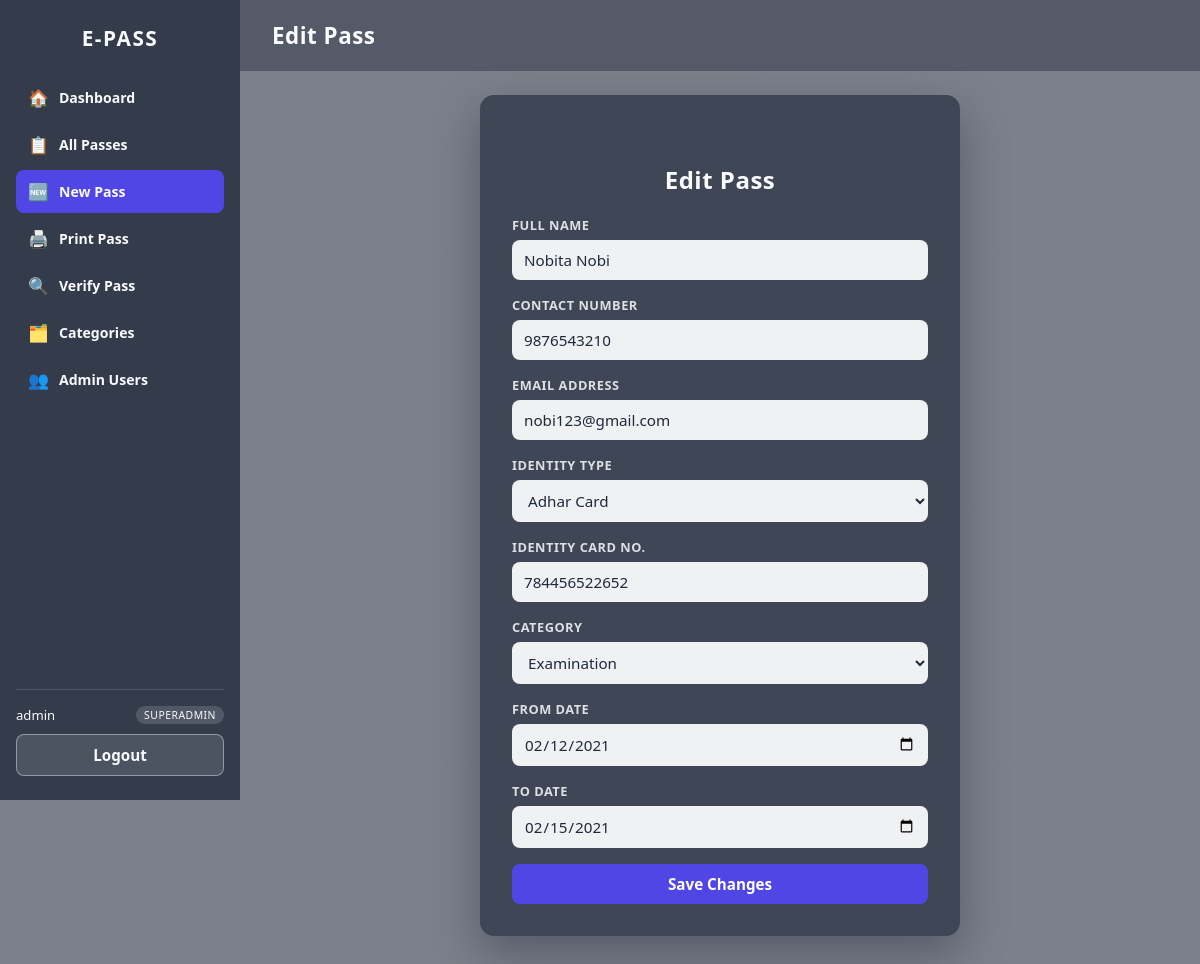
/Dashboard/NewPass.php?id=24 (signed in), run on the app's committed database.
### tables this page shows
CREATE TABLE `tblpass` (
  `ID` int(11) NOT NULL AUTO_INCREMENT,
  `PassNumber` int(10) NOT NULL,
  `Name` varchar(50) NOT NULL,
  `Mobile` varchar(15) NOT NULL,
  `email` varchar(80) NOT NULL,
  `IdentityType` varchar(50) NOT NULL,
  `IdentityCardNo` varchar(50) NOT NULL,
  `Category` varchar(50) NOT NULL,
  `FromDate` date NOT NULL,
  `ToDate` date NOT NULL,
  `Status` enum('active','revoked') NOT NULL DEFAULT 'active',
  `CreatedBy` int(11) DEFAULT NULL,
  `CreatedAt` timestamp NOT NULL DEFAULT CURRENT_TIMESTAMP,
  PRIMARY KEY (`ID`),
  UNIQUE KEY `uniq_pass_number` (`PassNumber`),
  KEY `idx_pass_mobile` (`Mobile`),
  KEY `idx_pass_status` (`Status`),
  CONSTRAINT `fk_pass_created_by` FOREIGN KEY (`CreatedBy`) REFERENCES `login` (`ID`) ON DELETE SET NULL
);

CREATE TABLE `tblcategory` (
  `ID` int(11) NOT NULL AUTO_INCREMENT,
  `CategoryName` varchar(50) NOT NULL,
  `CreationDate` timestamp NOT NULL DEFAULT CURRENT_TIMESTAMP,
  PRIMARY KEY (`ID`),
  UNIQUE KEY `uniq_category_name` (`CategoryName`)
);

### includes/helpers.php (called while the page is built, shortened)
<?php
function e(?string $value): string
{
    return htmlspecialchars($value ?? '', ENT_QUOTES, 'UTF-8');
}

### includes/auth.php (called while the page is built, shortened)
<?php
function requireLogin(string $redirectTo = '../index.php'): array
{
    return currentAdmin($redirectTo);
}
function currentAdmin(string $redirectTo = '../index.php'): array
{
    global $pdo;
    $stmt = $pdo->prepare("SELECT * FROM login WHERE ID = ? AND Status = 'active' LIMIT 1");
    $stmt->execute([$_SESSION['uid']]);
    $row = $stmt->fetch();
    $admin = $row;
    return $admin;
}

### Dashboard/NewPass.php (the view, shortened to what this page needs)
<?php
require_once __DIR__ . '/../includes/bootstrap.php';
$admin = requireLogin();
$editId = isset($_GET['id']) ? (int) $_GET['id'] : 0;
$pass = null;
if ($editId) {
    $stmt = $pdo->prepare('SELECT * FROM tblpass WHERE ID = ?');
    $stmt->execute([$editId]);
    $pass = $stmt->fetch();
}
$form = $pass ?: [
    'Name' => '', 'Mobile' => '', 'email' => '', 'IdentityType' => '', 'IdentityCardNo' => '',
    'Category' => '', 'FromDate' => '', 'ToDate' => '',
];
$categories = $pdo->query('SELECT CategoryName FROM tblcategory ORDER BY CategoryName')->fetchAll();
$pageTitle = $editId ? 'Edit Pass' : 'New Pass';
$activeNav = 'new-pass';
require __DIR__ . '/../includes/layout_start.php';
?>
<div class="page-center" style="min-height:auto; padding:0 0 24px;">
	<div class="card card-wide">
		<h2><?= $editId ? 'Edit Pass' : 'Pass Details' ?></h2>
		<form method="post" action="NewPass.php<?= $editId ? '?id=' . $editId : '' ?>">
			<div class="field">
				<label for="name">Full Name</label>
				<input type="text" id="name" name="name" value="<?= e($form['Name']) ?>" placeholder="Name" required>
			</div>
			<div class="field">
				<label for="mobile">Contact Number</label>
				<input type="tel" id="mobile" name="mobile" value="<?= e($form['Mobile']) ?>" placeholder="Mobile" required>
			</div>
			<div class="field">
				<label for="mail">Email Address</label>
				<input type="email" id="mail" name="mail" value="<?= e($form['email']) ?>" placeholder="abc@gmail.com" required>
			</div>
			<div class="field">
				<label for="identity">Identity Type</label>
				<select id="identity" name="identity" required>
					<?php foreach (['Voter Card','PAN Card','Adhar Card','Student Card','Driving License','Passport','Any Official Card','Any Other Govt Issued Doc'] as $opt): ?>
					<option value="<?= e($opt) ?>" <?= $form['IdentityType'] === $opt ? 'selected' : '' ?>><?= e($opt) ?></option>
					<?php endforeach; ?>
				</select>
			</div>
			<div class="field">
				<label for="idnum">Identity Card No.</label>
				<input type="text" id="idnum" name="idnum" value="<?= e($form['IdentityCardNo']) ?>" required>
			</div>
			<div class="field">
				<label for="category">Category</label>
				<select id="category" name="category" required>
					<?php foreach ($categories as $row): ?>
					<option value="<?= e($row['CategoryName']) ?>" <?= $form['Category'] === $row['CategoryName'] ? 'selected' : '' ?>><?= e($row['CategoryName']) ?></option>
					<?php endforeach; ?>
				</select>
			</div>
			<div class="field">
				<label for="fromDate">From Date</label>
				<input type="date" id="fromDate" name="fromDate" value="<?= e($form['FromDate']) ?>" required>
			</div>
			<div class="field">
				<label for="toDate">To Date</label>
				<input type="date" id="toDate" name="toDate" value="<?= e($form['ToDate']) ?>" required>
			</div>
			<button type="submit" class="btn btn-primary btn-block"><?= $editId ? 'Save Changes' : 'Add Pass' ?></button>
		</form>
	</div>
</div>
<?php require __DIR__ . '/../includes/layout_end.php'; ?>

### includes/layout_start.php (shortened to what this page needs)
<?php
$navItems = [
    'dashboard'  => ['label' => 'Dashboard',   'icon' => '🏠', 'href' => 'Dashboard.php'],
    'passes'     => ['label' => 'All Passes',  'icon' => '📋', 'href' => 'Passes.php'],
    'new-pass'   => ['label' => 'New Pass',    'icon' => '🆕', 'href' => 'NewPass.php'],
    'print-pass' => ['label' => 'Print Pass',  'icon' => '🖨️', 'href' => 'PrintPass.php'],
    'view-pass'  => ['label' => 'Verify Pass', 'icon' => '🔍', 'href' => 'ViewPass.php'],
    'category'   => ['label' => 'Categories',  'icon' => '🗂️', 'href' => 'AddCategory.php'],
];
if (($admin['Role'] ?? '') === 'superadmin') {
    $navItems['admins'] = ['label' => 'Admin Users', 'icon' => '👥', 'href' => 'AdminUsers.php'];
}
?>
<!DOCTYPE html>
<html lang="en">
<head>
<link rel="stylesheet" href="../assets/css/style.css">
</head>
<body class="bg-cover bg-app">
<div class="app-shell">
	<aside class="sidebar" id="sidebar">
		<div class="sidebar-brand">E-PASS</div>
		<nav class="sidebar-nav">
			<?php foreach ($navItems as $key => $item): ?>
			<a href="<?= e($item['href']) ?>" class="sidebar-link<?= $activeNav === $key ? ' active' : '' ?>">
				<span class="icon" aria-hidden="true"><?= $item['icon'] ?></span><?= e($item['label']) ?>
			</a>
			<?php endforeach; ?>
		</nav>
		<div class="sidebar-footer">
			<div class="sidebar-user">
				<?= e($admin['user'] ?? '') ?>
				<span class="role-badge"><?= e($admin['Role'] ?? '') ?></span>
			</div>
			<a href="Logout.php" class="btn btn-ghost btn-block">Logout</a>
		</div>
	</aside>
	<main class="app-main">
		<header class="app-topbar"><h1><?= e($pageTitle) ?></h1></header>
		<div class="app-content">

### assets/css/style.css (style rules this page uses)
:root { --color-primary: #4f46e5; --color-primary-dark: #4338ca; --color-accent: #06b6d4; --color-text: #1e293b; --color-text-light: #f8fafc; --color-card-bg: rgba(15, 23, 42, .55); --radius: 14px; --shadow: 0 18px 45px rgba(15, 23, 42, .35); --transition: .2s ease; }
* { margin: 0; padding: 0; box-sizing: border-box; }
body { font-family: "Segoe UI", Roboto, Helvetica, Arial, sans-serif; color: var(--color-text-light); min-height: 100vh; }
.bg-cover { background-size: cover; background-position: center; background-repeat: no-repeat; background-attachment: fixed; min-height: 100vh; }
.bg-app { background-image: linear-gradient(rgba(15, 23, 42, .55), rgba(15, 23, 42, .55)), url("/Images/gradiant.jpg"); }
.page-center { min-height: calc(100vh - 70px); display: flex; align-items: center; justify-content: center; padding: 40px 16px; }
.card { position: relative; width: 100%; max-width: 380px; background: var(--color-card-bg); backdrop-filter: blur(6px); border-radius: var(--radius); box-shadow: var(--shadow); padding: 40px 32px 32px; text-align: center; }
.card.card-wide { max-width: 480px; }
.card h2 { margin-top: 28px; margin-bottom: 20px; font-weight: 600; letter-spacing: .5px; }
.field { margin-bottom: 16px; text-align: left; }
.field label { display: block; font-weight: 600; font-size: .8rem; margin-bottom: 6px; text-transform: uppercase; letter-spacing: .5px; opacity: .85; }
.field input, .field select { width: 100%; padding: 10px 12px; border: none; border-radius: 8px; font-size: .95rem; font-family: inherit; background: rgba(255, 255, 255, .92); color: var(--color-text); }
.btn { display: inline-block; border: none; border-radius: 8px; padding: 10px 22px; font-size: .95rem; font-weight: 600; font-family: inherit; cursor: pointer; text-decoration: none; text-align: center; transition: transform var(--transition), box-shadow var(--transition), background var(--transition); }
.btn-block { display: block; width: 100%; margin-top: 8px; }
.btn-primary { background: var(--color-primary); color: #fff; }
.btn-ghost { background: rgba(255, 255, 255, .12); color: var(--color-text-light); border: 1px solid rgba(255, 255, 255, .4); }
.app-shell { display: flex; min-height: 100vh; }
.sidebar { width: 240px; flex-shrink: 0; background: rgba(15, 23, 42, .65); backdrop-filter: blur(8px); display: flex; flex-direction: column; padding: 24px 16px; position: sticky; top: 0; height: 100vh; overflow-y: auto; }
.sidebar-brand { font-size: 1.3rem; font-weight: 700; letter-spacing: 1.5px; text-align: center; margin-bottom: 24px; }
.sidebar-nav { flex: 1; display: flex; flex-direction: column; gap: 4px; }
.sidebar-link { display: flex; align-items: center; gap: 10px; padding: 10px 12px; border-radius: 8px; color: var(--color-text-light); text-decoration: none; font-weight: 600; font-size: .88rem; transition: background var(--transition); }
.sidebar-link .icon { font-size: 1.05rem; }
.sidebar-link.active { background: var(--color-primary); }
.sidebar-footer { margin-top: 16px; border-top: 1px solid rgba(255, 255, 255, .15); padding-top: 16px; }
.sidebar-user { font-size: .82rem; margin-bottom: 10px; display: flex; align-items: center; justify-content: space-between; gap: 8px; }
.role-badge { background: rgba(255, 255, 255, .15); padding: 2px 8px; border-radius: 999px; font-size: .65rem; text-transform: uppercase; letter-spacing: .5px; }
.app-main { flex: 1; min-width: 0; }
.app-topbar { padding: 20px 32px; background: rgba(15, 23, 42, .35); backdrop-filter: blur(4px); }
.app-topbar h1 { font-size: 1.4rem; letter-spacing: .5px; }
.app-content { padding: 24px 32px 48px; }

### data on the page
tblpass: name "Nobita Nobi", mobile "9876543210", mail "nobi123@gmail.com", idnum "784456522652", category "Examination", fromDate "02/12/2021", toDate "02/15/2021"

### other printed values
$item['icon'] "🏠"
$item['label'] "Dashboard"
$item['icon'] "📋"
$item['label'] "All Passes"
$item['icon'] "🆕"
$item['label'] "New Pass"
$item['icon'] "🖨️"
$item['label'] "Print Pass"
$item['icon'] "🔍"
$item['label'] "Verify Pass"
$item['icon'] "🗂️"
$item['label'] "Categories"
$item['icon'] "👥"
$item['label'] "Admin Users"
$admin['user'] "admin"
